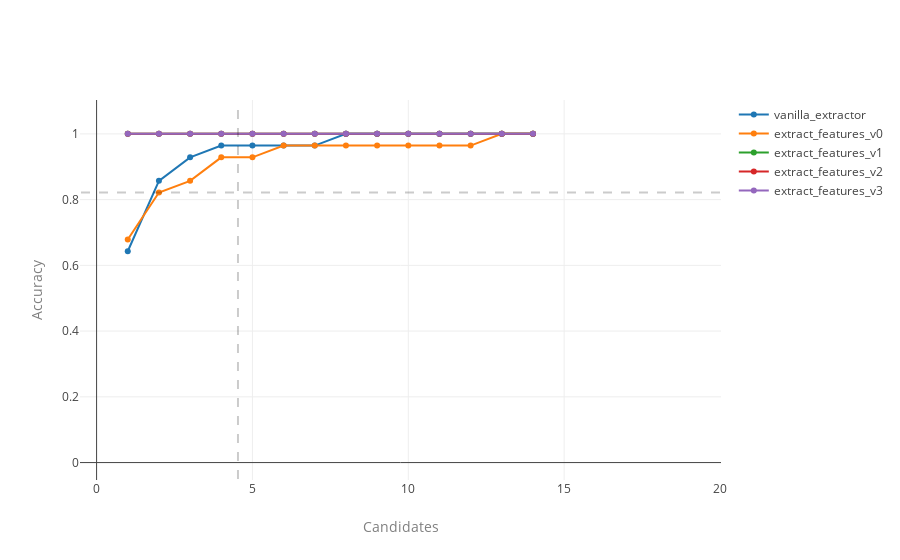

Source (notebook cell):
### Code cell
iplot(fig, show_link=False)

### Figure 1 — Plotly figure (JSON) as saved in the notebook; plotly's stock layout.template omitted (floating-point values rounded to 4 significant figures)
{"data": [{"name": "vanilla_extractor", "type": "scatter", "x": [1, 2, 3, 4, 5, 6, 7, 8, 9, 10, 11, 12, 13, 14], "y": [0.6429, 0.8571, 0.9286, 0.9643, 0.9643, 0.9643, 0.9643, 1, 1, 1, 1, 1, 1, 1]}, {"name": "extract_features_v0", "type": "scatter", "x": [1, 2, 3, 4, 5, 6, 7, 8, 9, 10, 11, 12, 13, 14], "y": [0.6786, 0.8214, 0.8571, 0.9286, 0.9286, 0.9643, 0.9643, 0.9643, 0.9643, 0.9643, 0.9643, 0.9643, 1, 1]}, {"name": "extract_features_v1", "type": "scatter", "x": [1, 2, 3, 4, 5, 6, 7, 8, 9, 10, 11, 12, 13, 14], "y": [1, 1, 1, 1, 1, 1, 1, 1, 1, 1, 1, 1, 1, 1]}, {"name": "extract_features_v2", "type": "scatter", "x": [1, 2, 3, 4, 5, 6, 7, 8, 9, 10, 11, 12, 13, 14], "y": [1, 1, 1, 1, 1, 1, 1, 1, 1, 1, 1, 1, 1, 1]}, {"name": "extract_features_v3", "type": "scatter", "x": [1, 2, 3, 4, 5, 6, 7, 8, 9, 10, 11, 12, 13, 14], "y": [1, 1, 1, 1, 1, 1, 1, 1, 1, 1, 1, 1, 1, 1]}], "layout": {"shapes": [{"line": {"dash": "dash"}, "opacity": 0.2, "type": "line", "x0": 4.536, "x1": 4.536, "y0": -0.05, "y1": 1.1}, {"line": {"dash": "dash"}, "opacity": 0.2, "type": "line", "x0": -0.5, "x1": 20, "y0": 0.8214, "y1": 0.8214}], "xaxis": {"title": "Candidates", "titlefont": {"color": "grey"}}, "yaxis": {"title": "Accuracy", "titlefont": {"color": "grey"}}}}
